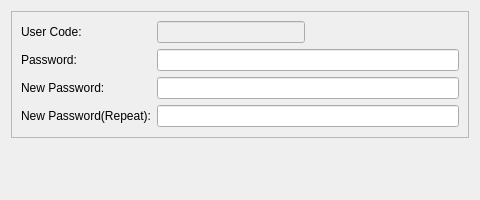
<?xml version="1.0" encoding="UTF-8"?>
<ui version="4.0">
 <class>SIFRE_DEGISTIRME_BATCH</class>
 <widget class="QDialog" name="SIFRE_DEGISTIRME_BATCH">
  <property name="geometry">
   <rect>
    <x>0</x>
    <y>0</y>
    <width>480</width>
    <height>200</height>
   </rect>
  </property>
  <property name="sizePolicy">
   <sizepolicy hsizetype="Fixed" vsizetype="Fixed">
    <horstretch>0</horstretch>
    <verstretch>0</verstretch>
   </sizepolicy>
  </property>
  <property name="minimumSize">
   <size>
    <width>480</width>
    <height>200</height>
   </size>
  </property>
  <property name="maximumSize">
   <size>
    <width>480</width>
    <height>200</height>
   </size>
  </property>
  <property name="windowTitle">
   <string>Change Password</string>
  </property>
  <layout class="QGridLayout" name="gridLayout_2" rowstretch="5,1,1" columnstretch="10,2">
   <property name="sizeConstraint">
    <enum>QLayout::SetNoConstraint</enum>
   </property>
   <item row="0" column="0" colspan="2">
    <widget class="QFrame" name="frame">
     <property name="sizePolicy">
      <sizepolicy hsizetype="Expanding" vsizetype="Expanding">
       <horstretch>0</horstretch>
       <verstretch>0</verstretch>
      </sizepolicy>
     </property>
     <property name="frameShape">
      <enum>QFrame::StyledPanel</enum>
     </property>
     <property name="frameShadow">
      <enum>QFrame::Raised</enum>
     </property>
     <layout class="QGridLayout" name="gridLayout" rowstretch="2,2,2,0" columnstretch="1,20,20">
      <item row="0" column="0">
       <widget class="QLabel" name="label_kullanici_kodu">
        <property name="sizePolicy">
         <sizepolicy hsizetype="Expanding" vsizetype="Fixed">
          <horstretch>0</horstretch>
          <verstretch>0</verstretch>
         </sizepolicy>
        </property>
        <property name="text">
         <string>User Code:</string>
        </property>
       </widget>
      </item>
      <item row="0" column="1">
       <widget class="QLineEdit" name="lineEdit_kullanici_kodu">
        <property name="enabled">
         <bool>false</bool>
        </property>
       </widget>
      </item>
      <item row="2" column="0">
       <widget class="QLabel" name="label_yeni_sifre">
        <property name="sizePolicy">
         <sizepolicy hsizetype="Expanding" vsizetype="Fixed">
          <horstretch>0</horstretch>
          <verstretch>0</verstretch>
         </sizepolicy>
        </property>
        <property name="text">
         <string>New Password:</string>
        </property>
       </widget>
      </item>
      <item row="2" column="1" colspan="2">
       <widget class="QLineEdit" name="lineEdit_yeni_sifre">
        <property name="echoMode">
         <enum>QLineEdit::Password</enum>
        </property>
       </widget>
      </item>
      <item row="3" column="0">
       <widget class="QLabel" name="label_yeni_sifre_tekrar">
        <property name="sizePolicy">
         <sizepolicy hsizetype="Expanding" vsizetype="Fixed">
          <horstretch>0</horstretch>
          <verstretch>0</verstretch>
         </sizepolicy>
        </property>
        <property name="text">
         <string>New Password(Repeat):</string>
        </property>
       </widget>
      </item>
      <item row="3" column="1" colspan="2">
       <widget class="QLineEdit" name="lineEdit_yeni_sifre_tekrar">
        <property name="echoMode">
         <enum>QLineEdit::Password</enum>
        </property>
       </widget>
      </item>
      <item row="0" column="2">
       <spacer name="horizontalSpacer_2">
        <property name="orientation">
         <enum>Qt::Horizontal</enum>
        </property>
        <property name="sizeHint" stdset="0">
         <size>
          <width>40</width>
          <height>20</height>
         </size>
        </property>
       </spacer>
      </item>
      <item row="1" column="0">
       <widget class="QLabel" name="label">
        <property name="sizePolicy">
         <sizepolicy hsizetype="Expanding" vsizetype="Fixed">
          <horstretch>0</horstretch>
          <verstretch>0</verstretch>
         </sizepolicy>
        </property>
        <property name="text">
         <string>Password:</string>
        </property>
       </widget>
      </item>
      <item row="1" column="1" colspan="2">
       <widget class="QLineEdit" name="line_edit_old_pass">
        <property name="echoMode">
         <enum>QLineEdit::Password</enum>
        </property>
       </widget>
      </item>
     </layout>
    </widget>
   </item>
   <item row="2" column="1">
    <widget class="QWidget" name="widget_batch_buttons" native="true">
     <property name="sizePolicy">
      <sizepolicy hsizetype="Expanding" vsizetype="Fixed">
       <horstretch>0</horstretch>
       <verstretch>0</verstretch>
      </sizepolicy>
     </property>
    </widget>
   </item>
   <item row="2" column="0">
    <spacer name="horizontalSpacer">
     <property name="orientation">
      <enum>Qt::Horizontal</enum>
     </property>
     <property name="sizeHint" stdset="0">
      <size>
       <width>40</width>
       <height>20</height>
      </size>
     </property>
    </spacer>
   </item>
   <item row="1" column="1">
    <spacer name="verticalSpacer">
     <property name="orientation">
      <enum>Qt::Vertical</enum>
     </property>
     <property name="sizeHint" stdset="0">
      <size>
       <width>20</width>
       <height>40</height>
      </size>
     </property>
    </spacer>
   </item>
  </layout>
 </widget>
 <tabstops>
  <tabstop>lineEdit_kullanici_kodu</tabstop>
  <tabstop>line_edit_old_pass</tabstop>
  <tabstop>lineEdit_yeni_sifre</tabstop>
  <tabstop>lineEdit_yeni_sifre_tekrar</tabstop>
 </tabstops>
 <resources/>
 <connections/>
</ui>
